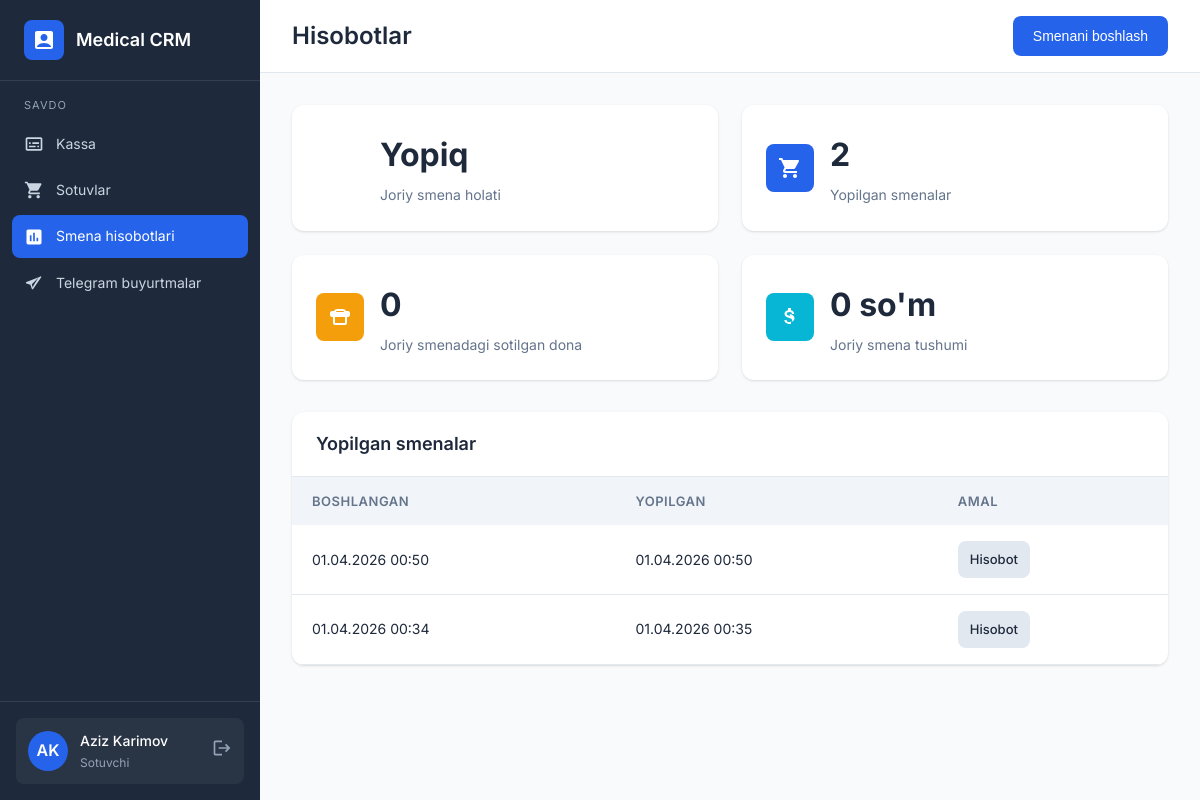
/reports/ (signed in), run on the app's committed database.
### backend/main/models.py (models this page shows, shortened)
class User(AbstractUser):
    ROLE_CHOICES = [
        ('director', 'Direktor'),
        ('seller', 'Sotuvchi'),
        ('warehouse', 'Omborchi'),
        ('supplier', 'Yetkazib beruvchi'),
        ('courier', 'Kuryer'),
    ]
    role = models.CharField(max_length=20, choices=ROLE_CHOICES, default='seller')
    phone = models.CharField(max_length=20, blank=True)
    class Meta:
        verbose_name = 'Foydalanuvchi'
        verbose_name_plural = 'Foydalanuvchilar'

class SellerShift(models.Model):
    seller = models.ForeignKey(User, on_delete=models.CASCADE, related_name='shifts', verbose_name='Sotuvchi')
    started_at = models.DateTimeField(auto_now_add=True, verbose_name='Boshlangan vaqti')
    ended_at = models.DateTimeField(null=True, blank=True, verbose_name='Yopilgan vaqti')
    created_at = models.DateTimeField(auto_now_add=True)
    updated_at = models.DateTimeField(auto_now=True)
    class Meta:
        verbose_name = 'Sotuvchi smenasi'
        verbose_name_plural = 'Sotuvchi smenalari'
        ordering = ['-started_at']

### backend/main/views.py (the view, shortened to what this page needs)
# urls.py: path('reports/', views.reports, name='reports'),
@login_required
def reports(request):
    if request.user.role not in {'director', 'seller'}:
        messages.error(request, "Sizga bu sahifaga kirish ruxsati yo'q")
        return redirect('dashboard')
    if request.user.role == 'seller':
        active_shift = get_active_shift(request.user)
        shifts = SellerShift.objects.filter(seller=request.user).order_by('-started_at')
        context = {
            'active_shift': active_shift,
            'closed_shifts': shifts.filter(ended_at__isnull=False),
        }
        if active_shift:
            context.update(build_shift_report_context(active_shift))
        return render(request, 'reports.html', context)

### backend/main/views.py (called while the page is built)
def get_active_shift(user):
    if not user.is_authenticated or user.role != 'seller':
        return None
    return SellerShift.objects.filter(seller=user, ended_at__isnull=True).order_by('-started_at').first()

### frontend/templates/reports.html (shortened to what this page needs)
{% extends 'base.html' %}
{% block content %}
<div class="top-bar">
    <h1 class="page-title">Hisobotlar</h1>
    {% if request.user.role == 'seller' %}
    <div class="page-actions">
        {% if active_shift %}
        <form method="post" action="{% url 'shift_end' %}" style="display: inline;">
            {% csrf_token %}
            <button type="submit" class="btn btn-danger">Smenani yopish</button>
        </form>
        {% else %}
        <form method="post" action="{% url 'shift_start' %}" style="display: inline;">
            <button type="submit" class="btn btn-primary">Smenani boshlash</button>
        </form>
        {% endif %}
    </div>
    {% endif %}
</div>
<div class="page-content">
    {% if request.user.role == 'seller' %}
    <div class="cards-grid">
        <div class="card stat-card">
            <div class="card-icon {% if active_shift %}success{% else %}danger{% endif %}">
                <svg viewBox="0 0 24 24"><path d="M12 1a11 11 0 1 0 11 11A11 11 0 0 0 12 1zm1 11.41V6h-2v7h6v-2z"/></svg>
            </div>
            <div class="stat-content">
                <div class="card-value">{% if active_shift %}Ochiq{% else %}Yopiq{% endif %}</div>
                <div class="card-label">Joriy smena holati</div>
            </div>
        </div>
        <div class="card stat-card">
            <div class="card-icon primary">
            </div>
            <div class="stat-content">
                <div class="card-value">{{ closed_shifts.count }}</div>
                <div class="card-label">Yopilgan smenalar</div>
            </div>
        </div>
        <div class="card stat-card">
            <div class="card-icon warning">
                <svg viewBox="0 0 24 24"><path d="M20 6h-2.18C17.4 4.84 16.3 4 15 4H9c-1.3 0-2.4.84-2.82 2H4c-1.1 0-2 .9-2 2v2c0 1.1.9 2 2 2h1v6c0 1.1.9 2 2 2h10c1.1 0 2-.9 2-2v-6h1c1.1 0 2-.9 2-2V8c0-1.1-.9-2-2-2zM9 6h6c.55 0 1 .45 1 1H8c0-.55.45-1 1-1zm8 12H7v-6h10v6z"/></svg>
            </div>
            <div class="stat-content">
                <div class="card-value">{{ shift_total_quantity|default:0 }}</div>
                <div class="card-label">Joriy smenadagi sotilgan dona</div>
            </div>
        </div>
        <div class="card stat-card">
            <div class="card-icon info">
            </div>
            <div class="stat-content">
                <div class="card-value">{{ shift_total_revenue|default:0|floatformat:0 }} so'm</div>
                <div class="card-label">Joriy smena tushumi</div>
            </div>
        </div>
    </div>
    <div class="table-container" style="margin-top: 24px;">
        <div class="table-header">
            <h3 class="table-title">Yopilgan smenalar</h3>
        </div>
        <table>
            <thead>
                <tr>
                    <th>Boshlangan</th>
                    <th>Yopilgan</th>
                    <th>Amal</th>
                </tr>
            </thead>
            <tbody>
                {% for shift in closed_shifts %}
                <tr>
                    <td>{{ shift.started_at|date:"d.m.Y H:i" }}</td>
                    <td>{{ shift.ended_at|date:"d.m.Y H:i" }}</td>
                    <td><a href="{% url 'shift_report' shift.id %}" class="btn btn-secondary btn-sm">Hisobot</a></td>
                </tr>
                {% empty %}
                <tr>
                    <td colspan="3" class="empty-state">
                        <p>Yopilgan smenalar yo'q</p>
                    </td>
                </tr>
                {% endfor %}
            </tbody>
        </table>
    </div>
    {% endif %}
</div>
{% endblock %}

### frontend/templates/base.html (shortened to what this page needs)
{% load static %}
<!DOCTYPE html>
<html lang="uz">
<head>
    <link rel="stylesheet" href="{% static 'css/style.css' %}">
</head>
<body>
    {% if request.user.is_authenticated %}
    <div class="layout">
        <aside class="sidebar">
            <div class="sidebar-header">
                <div class="sidebar-logo">
                    <div class="sidebar-logo-icon">
                        <svg viewBox="0 0 24 24"><path d="M19 3H5c-1.1 0-2 .9-2 2v14c0 1.1.9 2 2 2h14c1.1 0 2-.9 2-2V5c0-1.1-.9-2-2-2zm-7 3c1.93 0 3.5 1.57 3.5 3.5S13.93 13 12 13s-3.5-1.57-3.5-3.5S10.07 6 12 6zm7 13H5v-.23c0-.62.28-1.2.76-1.58C7.47 15.82 9.64 15 12 15s4.53.82 6.24 2.19c.48.38.76.97.76 1.58V19z"/></svg>
                    </div>
                    <span class="sidebar-logo-text">Medical CRM</span>
                </div>
            </div>
            <nav class="sidebar-nav">
                <div class="nav-section">
                    <div class="nav-section-title">Savdo</div>
                    {% if request.user.role == 'seller' %}
                    <a href="{% url 'kassa' %}" class="nav-item {% if '/kassa' in request.path %}active{% endif %}">
                        <svg viewBox="0 0 24 24"><path d="M20 4H4c-1.1 0-2 .9-2 2v12c0 1.1.9 2 2 2h16c1.1 0 2-.9 2-2V6c0-1.1-.9-2-2-2zm0 14H4V6h16v12zM6 10h2v2H6zm0 4h8v2H6zm10 0h2v2h-2zm-6-4h8v2h-8z"/></svg>
                        <span>Kassa</span>
                    </a>
                    {% endif %}
                    {% if request.user.role == 'seller' %}
                    <a href="{% url 'sales' %}" class="nav-item {% if '/sales' in request.path %}active{% endif %}">
                        <span>Sotuvlar</span>
                    </a>
                    <a href="{% url 'reports' %}" class="nav-item {% if request.path == '/reports/' or '/shift/' in request.path %}active{% endif %}">
                        <svg viewBox="0 0 24 24"><path d="M19 3H5c-1.1 0-2 .9-2 2v14c0 1.1.9 2 2 2h14c1.1 0 2-.9 2-2V5c0-1.1-.9-2-2-2zM9 17H7v-7h2v7zm4 0h-2V7h2v10zm4 0h-2v-4h2v4z"/></svg>
                        <span>Smena hisobotlari</span>
                    </a>
                    {% endif %}
                    {% if request.user.role == 'director' or request.user.role == 'seller' %}
                    <a href="{% url 'telegram_orders' %}" class="nav-item {% if '/telegram-orders' in request.path %}active{% endif %}">
                        <svg viewBox="0 0 24 24"><path d="M21.5 3.5 2.9 10.66c-.86.34-.84 1.57.03 1.88l4.72 1.69 1.68 4.72c.31.87 1.54.89 1.88.03L20.5 5.38c.31-.83-.52-1.66-1.35-1.35zM9.5 13.42l7.88-7.88-6.17 9.63-.57 2.3-.63-1.77-.51-1.45z"/></svg>
                        <span>Telegram buyurtmalar</span>
                    </a>
                    {% endif %}
                </div>
            </nav>
            <div class="sidebar-footer">
                <div class="user-info">
                    <div class="user-avatar">{{ request.user.first_name.0|upper }}{{ request.user.last_name.0|upper }}</div>
                    <div class="user-details">
                        <div class="user-name">{{ request.user.get_full_name }}</div>
                        <div class="user-role">{{ request.user.get_role_display }}</div>
                    </div>
                    <a href="{% url 'logout' %}" style="color: var(--gray-light);">
                        <svg width="20" height="20" viewBox="0 0 24 24" fill="currentColor"><path d="M17 7l-1.41 1.41L18.17 11H8v2h10.17l-2.58 2.58L17 17l5-5zM4 5h8V3H4c-1.1 0-2 .9-2 2v14c0 1.1.9 2 2 2h8v-2H4V5z"/></svg>
                    </a>
                </div>
            </div>
        </aside>
        <main class="main-content">
            {% block content %}{% endblock %}
        </main>
    </div>
    {% else %}
    {% block login_content %}{% endblock %}
    {% endif %}
</body>
</html>

### data on the page
User: user.first_name.0 "A", user.last_name.0 "K", user.get_full_name "Aziz Karimov", user.role "Sotuvchi"
SellerShift: started_at "01.04.2026 00:50", ended_at "01.04.2026 00:50"
SellerShift: started_at "01.04.2026 00:34", ended_at "01.04.2026 00:35"

### other printed values
{{ closed_shifts.count }} "2"
{{ shift_total_quantity|default:0 }} "0"
{{ shift_total_revenue|default:0|floatformat:0 }} "0"
